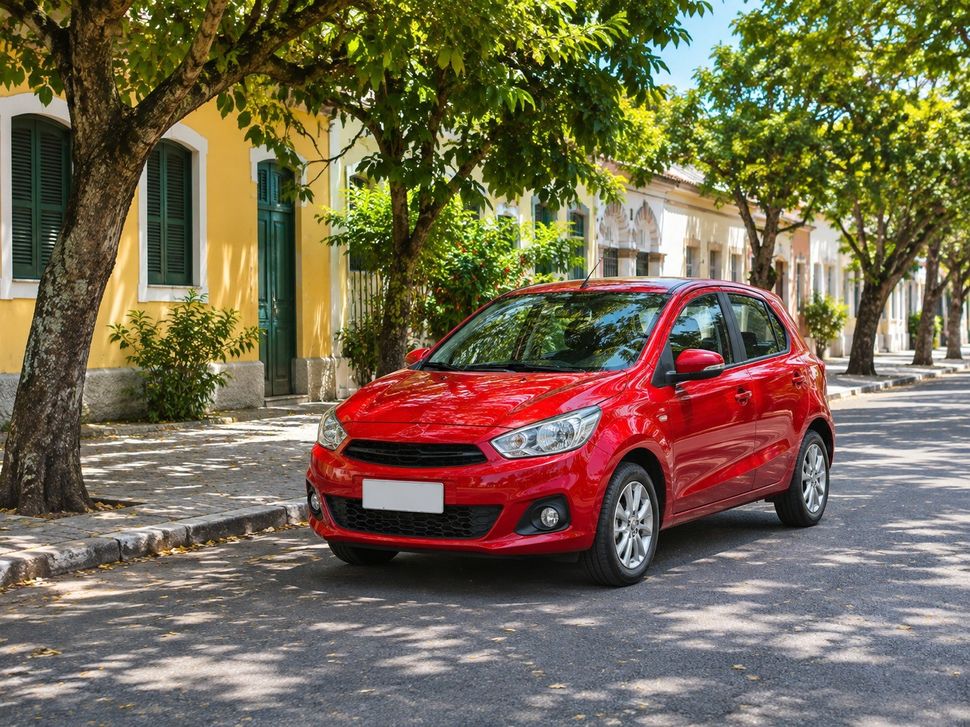
#> input picture Day 1/car.png, 970 x 727 px, shrunk from 1448 x 1086 before the run
$ python 10_gaussian_blur.py
#> lines starting #> are read from the running program, lines starting #| are printed output that depends on the picture
import cv2
import matplotlib.pyplot as plt

image_bgr = cv2.imread("car.png")
#> image_bgr is the input picture: shape (727, 970, 3); mean B, G, R 80.6, 104.1, 116.4
if image_bgr is None:
    raise ValueError("Could not read car.png")
image_rgb = cv2.cvtColor(image_bgr, cv2.COLOR_BGR2RGB)

blur5 = cv2.GaussianBlur(image_rgb, (5, 5), 0)
blur21 = cv2.GaussianBlur(image_rgb, (21, 21), 0)
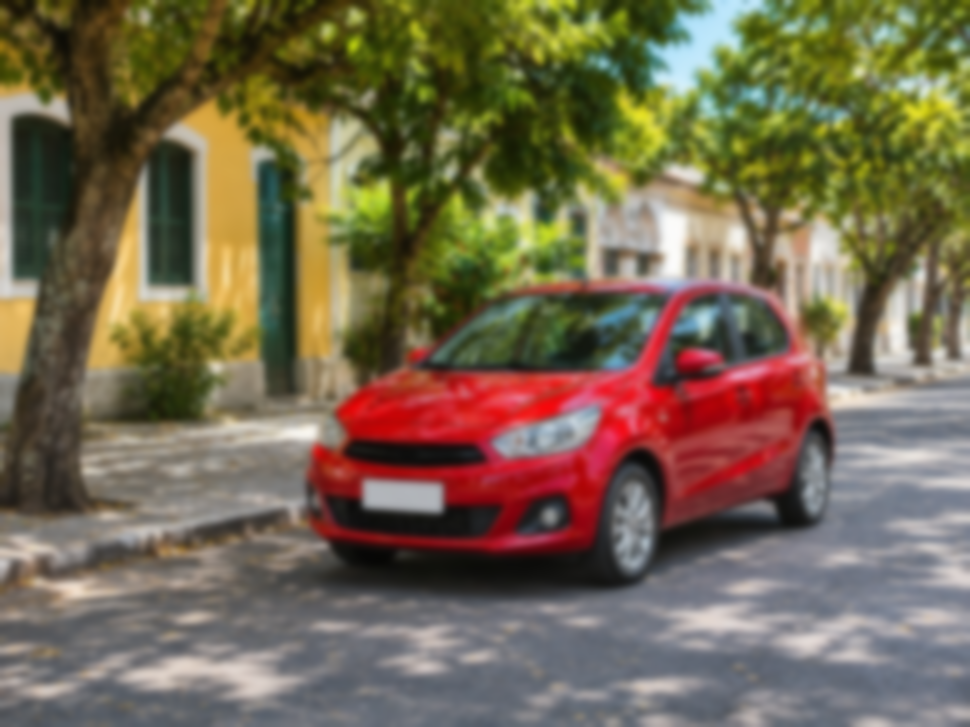
#> blur21: shape (727, 970, 3); mean R, G, B 116.4, 104.1, 80.6

images = [image_rgb, blur5, blur21]
titles = ["Original", "5 x 5", "21 x 21"]
fig, axes = plt.subplots(1, 3, figsize=(12, 4))
for ax, img, title in zip(axes, images, titles):
    ax.imshow(img)
    ax.set_title(title)
    ax.axis("off")
#> this loop made 3 passes
#> title on passes 1 to 3: 'Original', '5 x 5', '21 x 21'
plt.tight_layout()
plt.show()
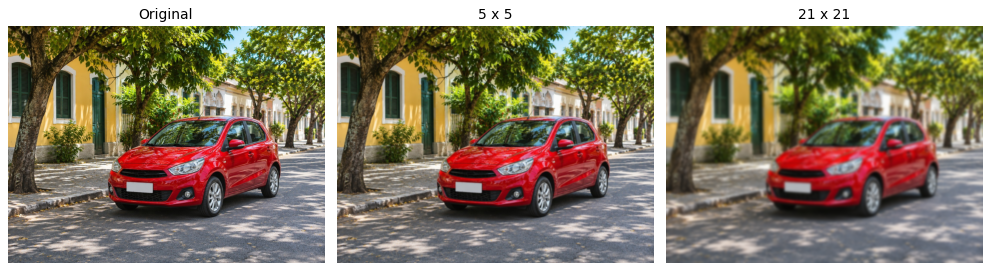
#> figure drawn by matplotlib, 3 panels

$ run again, with Day 2/dataset/train/images/frame_001.jpg saved as Day 1/car.png
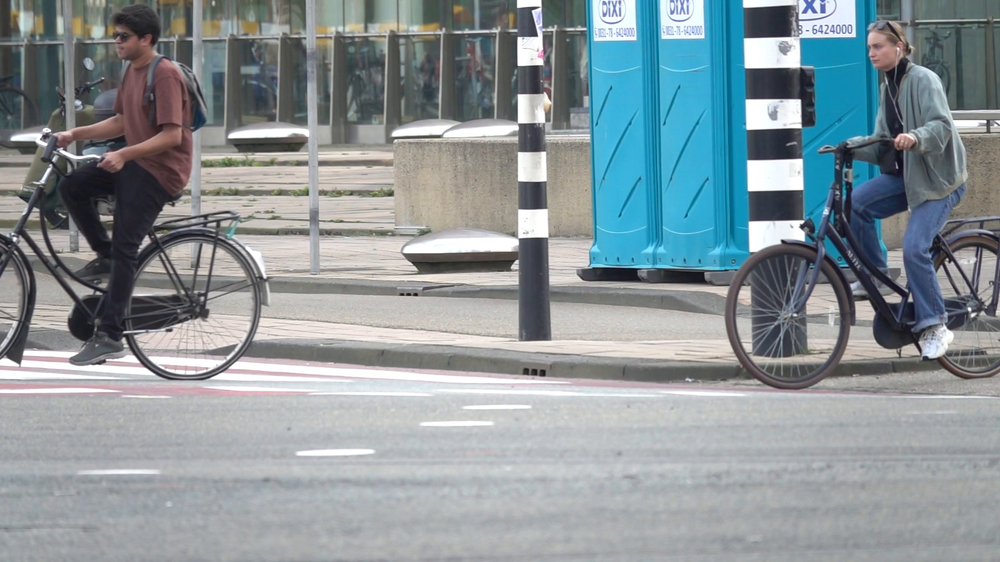
#> input picture Day 2/dataset/train/images/frame_001.jpg, 1000 x 562 px, shrunk from 1920 x 1080 before the run
#> image_bgr is the input picture: shape (562, 1000, 3); mean B, G, R 152.6, 148.3, 137.5
#> `blur21 = cv2.GaussianBlur(image_rgb, (21, 21), 0)`:
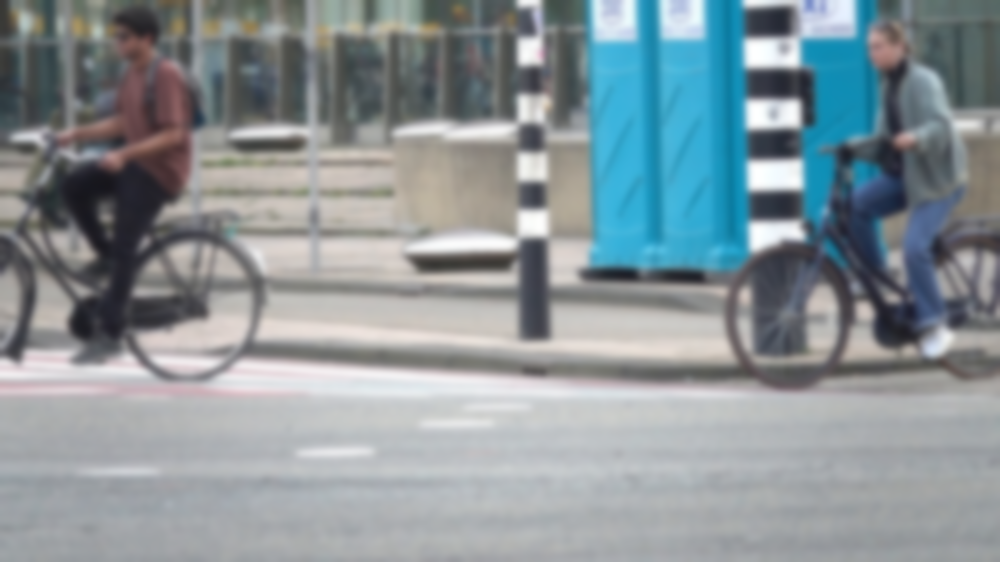
#> blur21: shape (562, 1000, 3); mean R, G, B 137.5, 148.3, 152.6
#> the loop `for ax, img, title in zip(axes, images, titles):` made 3 passes
#> title on passes 1 to 3: 'Original', '5 x 5', '21 x 21'
#> `plt.show()`:
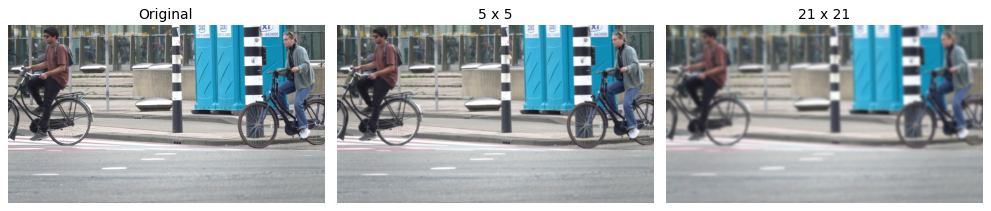
#> figure drawn by matplotlib, 3 panels
